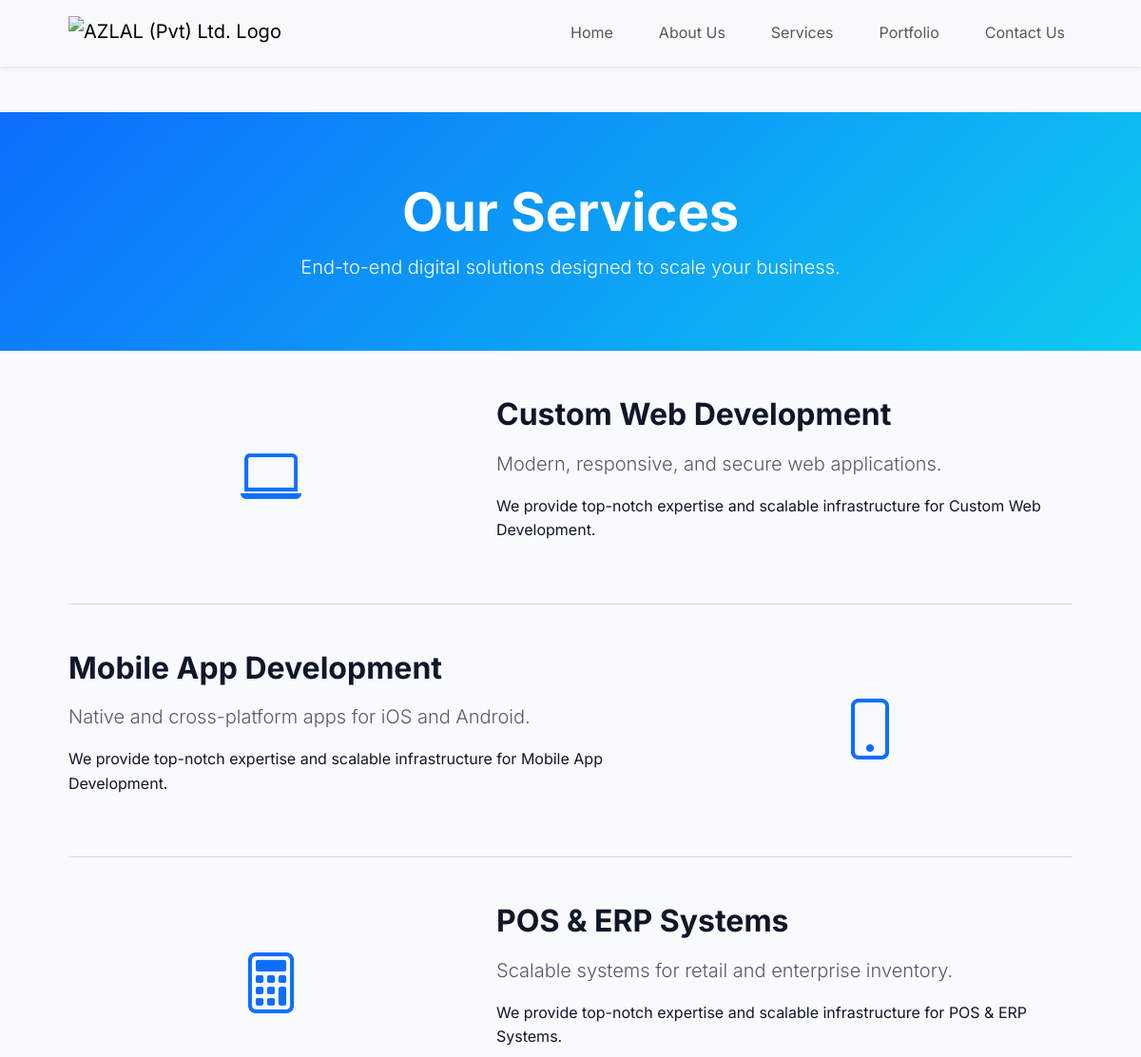
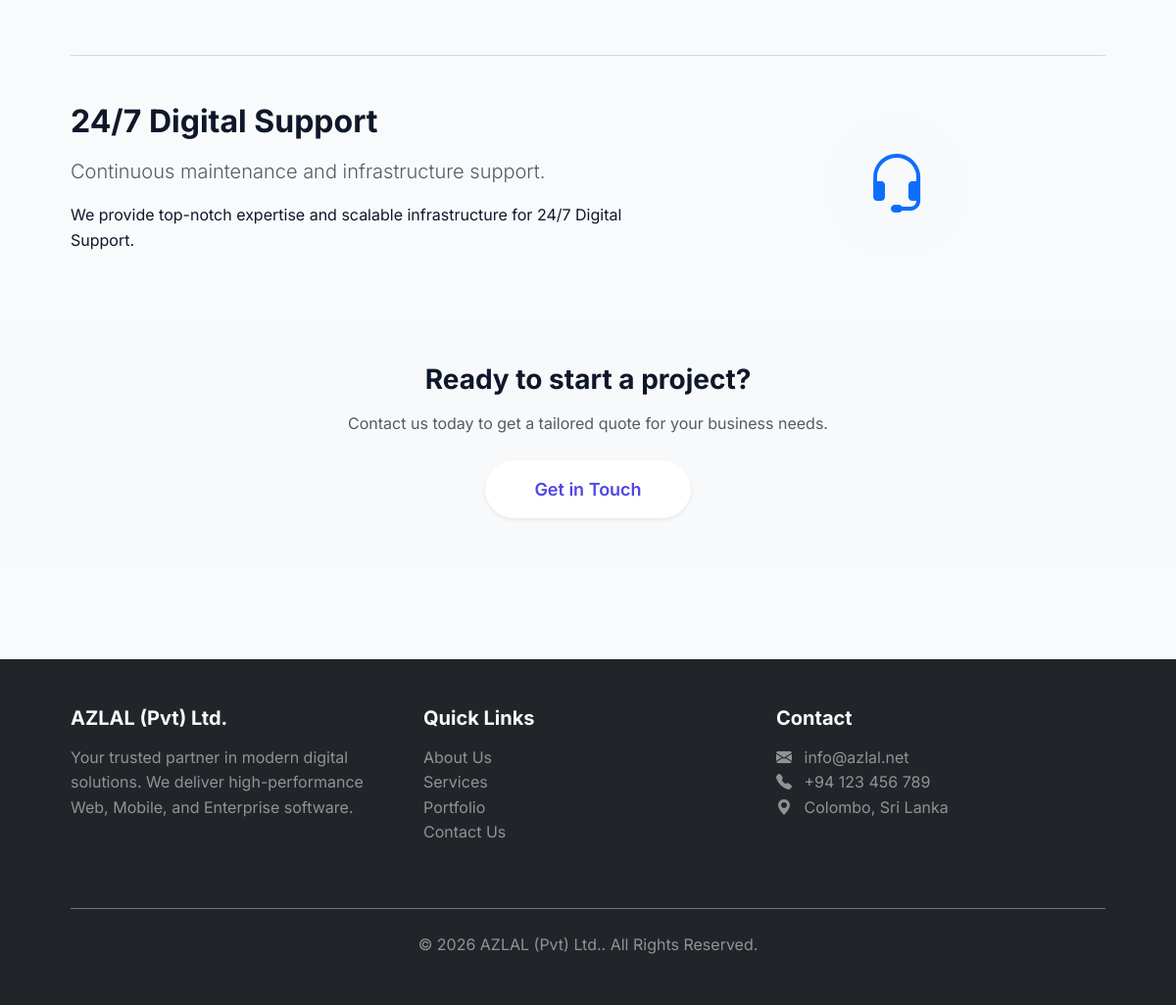
/services.php, run on the app's committed database (2 pictures, top to bottom).
### tables this page shows
CREATE TABLE IF NOT EXISTS `services` (
    `id` INT AUTO_INCREMENT PRIMARY KEY,
    `slug` VARCHAR(100) NOT NULL UNIQUE,
    `title` VARCHAR(150) NOT NULL,
    `short_desc` TEXT NOT NULL,
    `full_desc` LONGTEXT,
    `icon_class` VARCHAR(50) DEFAULT 'bi-gear',
    `sort_order` INT DEFAULT 0
);

### services.php (the view)
<?php
require_once 'includes/header.php';
$stmt = $pdo->query("SELECT * FROM services ORDER BY sort_order ASC");
$services = $stmt->fetchAll();
?>
<div class="bg-primary text-white text-center py-5 mb-5" style="background: linear-gradient(135deg, var(--bs-primary) 0%, var(--bs-info) 100%);">
    <div class="container py-4">
        <h1 class="display-4 fw-bold">Our Services</h1>
        <p class="lead mb-0">End-to-end digital solutions designed to scale your business.</p>
    </div>
</div>
<div class="container mb-5">
    <?php if (count($services) > 0): ?>
        <?php foreach ($services as $index => $service): ?>
            <div class="row align-items-center mb-5 <?= $index % 2 !== 0 ? 'flex-row-reverse' : '' ?>">
                <div class="col-md-5 text-center mb-4 mb-md-0">
                    <div class="bg-light rounded-circle d-inline-flex align-items-center justify-content-center" style="width: 150px; height: 150px;">
                        <i class="bi <?= htmlspecialchars($service['icon_class']) ?> text-primary" style="font-size: 4rem;"></i>
                    </div>
                </div>
                <div class="col-md-7">
                    <h2 class="fw-bold mb-3"><?= htmlspecialchars($service['title']) ?></h2>
                    <p class="lead text-muted mb-3"><?= htmlspecialchars($service['short_desc']) ?></p>
                    <p><?= nl2br(htmlspecialchars($service['full_desc'] ?? 'We provide top-notch expertise and scalable infrastructure for ' . $service['title'] . '.')) ?></p>
                </div>
            </div>
            <?php if ($index < count($services) - 1): ?>
                <hr class="text-secondary opacity-25 mb-5">
            <?php endif; ?>
        <?php endforeach; ?>
    <?php else: ?>
        <p class="text-center text-muted">No services found.</p>
    <?php endif; ?>
</div>
<div class="bg-light py-5 text-center">
    <div class="container">
        <h3 class="fw-bold mb-3">Ready to start a project?</h3>
        <p class="text-muted mb-4">Contact us today to get a tailored quote for your business needs.</p>
        <a href="contact.php" class="btn btn-primary btn-lg rounded-pill px-5 shadow-sm">Get in Touch</a>
    </div>
</div>
<?php require_once 'includes/footer.php'; ?>

### includes/header.php (shortened to what this page needs)
<!DOCTYPE html>
<html lang="en">
<head>
    <link href="https://cdn.jsdelivr.net/npm/bootstrap@5.3.0/dist/css/bootstrap.min.css" rel="stylesheet">
    <link href="https://cdn.jsdelivr.net/npm/bootstrap-icons@1.10.5/font/bootstrap-icons.css" rel="stylesheet">
    <link rel="stylesheet" href="assets/css/style.css">
</head>
<body>
    <nav class="navbar navbar-expand-lg navbar-light bg-light sticky-top shadow-sm">
        <div class="container">
            <a class="navbar-brand" href="index.php">
                <img src="<?= htmlspecialchars(LOGO_PATH) ?>" alt="<?= SITE_NAME ?> Logo" height="40" class="d-inline-block align-text-top">
            </a>
            <div class="collapse navbar-collapse" id="navbarNav">
                <ul class="navbar-nav ms-auto">
                    <li class="nav-item">
                        <a class="nav-link" href="index.php">Home</a>
                    </li>
                    <li class="nav-item">
                        <a class="nav-link" href="about.php">About Us</a>
                    </li>
                    <li class="nav-item">
                        <a class="nav-link" href="services.php">Services</a>
                    </li>
                    <li class="nav-item">
                        <a class="nav-link" href="portfolio.php">Portfolio</a>
                    </li>
                    <li class="nav-item">
                        <a class="nav-link" href="contact.php">Contact Us</a>
                    </li>
                </ul>
            </div>
        </div>
    </nav>
    <main class="min-vh-100">

### includes/footer.php (shortened to what this page needs)
    </main>
    <footer class="bg-dark text-light py-5 mt-5">
        <div class="container">
            <div class="row">
                <div class="col-md-4 mb-4">
                    <h5 class="fw-bold mb-3"><?= SITE_NAME ?></h5>
                    <p class="text-white-50"><?= FOOTER_TEXT ?></p>
                </div>
                <div class="col-md-4 mb-4">
                    <h5 class="fw-bold mb-3">Quick Links</h5>
                    <ul class="list-unstyled">
                        <li><a href="about.php" class="text-decoration-none text-white-50 hover-white">About Us</a></li>
                        <li><a href="services.php" class="text-decoration-none text-white-50 hover-white">Services</a></li>
                        <li><a href="portfolio.php" class="text-decoration-none text-white-50 hover-white">Portfolio</a></li>
                        <li><a href="contact.php" class="text-decoration-none text-white-50 hover-white">Contact Us</a></li>
                    </ul>
                </div>
                <div class="col-md-4 mb-4">
                    <h5 class="fw-bold mb-3">Contact</h5>
                    <ul class="list-unstyled text-white-50">
                        <li><i class="bi bi-envelope-fill me-2"></i> <?= CONTACT_EMAIL ?></li>
                        <?php if (CONTACT_PHONE): ?>
                        <li><i class="bi bi-telephone-fill me-2"></i> <?= CONTACT_PHONE ?></li>
                        <?php endif; ?>
                        <?php if (CONTACT_ADDRESS): ?>
                        <li><i class="bi bi-geo-alt-fill me-2"></i> <?= CONTACT_ADDRESS ?></li>
                        <?php endif; ?>
                    </ul>
                </div>
            </div>
            <div class="text-center pt-4 border-top border-secondary mt-4">
                <p class="mb-0 text-white-50">&copy; <?= date("Y") ?> <?= SITE_NAME ?>. All Rights Reserved.</p>
            </div>
        </div>
    </footer>
</body>
</html>

### assets/css/style.css (style rules this page uses)
:root { --primary: #4f46e5; --primary-hover: #4338ca; --secondary: #0ea5e9; --background: #f8fafc; --surface: #ffffff; --text-main: #0f172a; --text-muted: #64748b; --border: #e2e8f0; --font-family: 'Inter', system-ui, -apple-system, sans-serif; --shadow-sm: 0 1px 2px 0 rgb(0 0 0 / 0.05); --shadow-md: 0 4px 6px -1px rgb(0 0 0 / 0.1), 0 2px 4px -2px rgb(0 0 0 / 0.1); --shadow-lg: 0 10px 15px -3px rgb(0 0 0 / 0.1), 0 4px 6px -4px rgb(0 0 0 / 0.1); --radius-md: 0.5rem; --radius-lg: 1rem; --transition: all 0.3s cubic-bezier(0.4, 0, 0.2, 1); }
* { margin: 0; padding: 0; box-sizing: border-box; }
body { font-family: var(--font-family); color: var(--text-main); background-color: var(--background); line-height: 1.6; -webkit-font-smoothing: antialiased; }
a { text-decoration: none; color: var(--primary); transition: var(--transition); }
.container { width: 90%; max-width: 1200px; margin: 0 auto; }
nav ul { list-style: none; display: flex; gap: 2rem; }
nav ul li a { color: var(--text-muted); font-weight: 500; font-size: 1rem; }
main { min-height: calc(100vh - 200px); padding: 3rem 0; }
.btn { display: inline-flex; align-items: center; justify-content: center; padding: 0.875rem 2rem; border-radius: 9999px; font-weight: 600; font-size: 1.125rem; transition: var(--transition); cursor: pointer; border: 2px solid transparent; }
.btn-primary { background: white; color: var(--primary); box-shadow: var(--shadow-md); }
footer a { color: var(--primary); }

### data on the page
services: title "Custom Web Development", short_desc "Modern, responsive, and secure web applications.", full_desc+title "We provide top-notch expertise and scalable infrastructure for Custom Web Development."
services: title "Mobile App Development", short_desc "Native and cross-platform apps for iOS and Android.", full_desc+title "We provide top-notch expertise and scalable infrastructure for Mobile App Development."
services: title "POS & ERP Systems", short_desc "Scalable systems for retail and enterprise inventory.", full_desc+title "We provide top-notch expertise and scalable infrastructure for POS & ERP Systems."
services: title "24/7 Digital Support", short_desc "Continuous maintenance and infrastructure support.", full_desc+title "We provide top-notch expertise and scalable infrastructure for 24/7 Digital Support."

### other printed values
SITE_NAME "AZLAL (Pvt) Ltd."
FOOTER_TEXT "Your trusted partner in modern digital solutions. We deliver high-performance Web, Mobile, and Enterprise software."
CONTACT_EMAIL "info@azlal.net"
CONTACT_PHONE "+94 123 456 789"
CONTACT_ADDRESS "Colombo, Sri Lanka"
